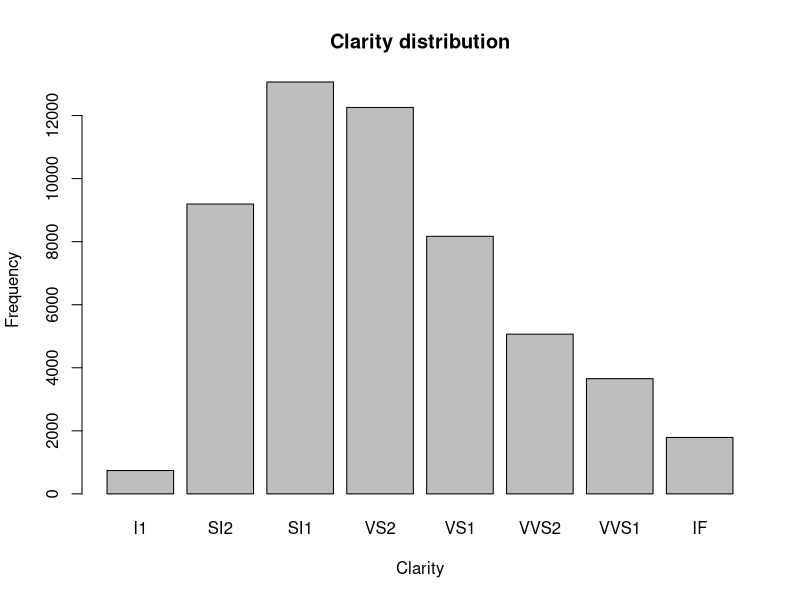
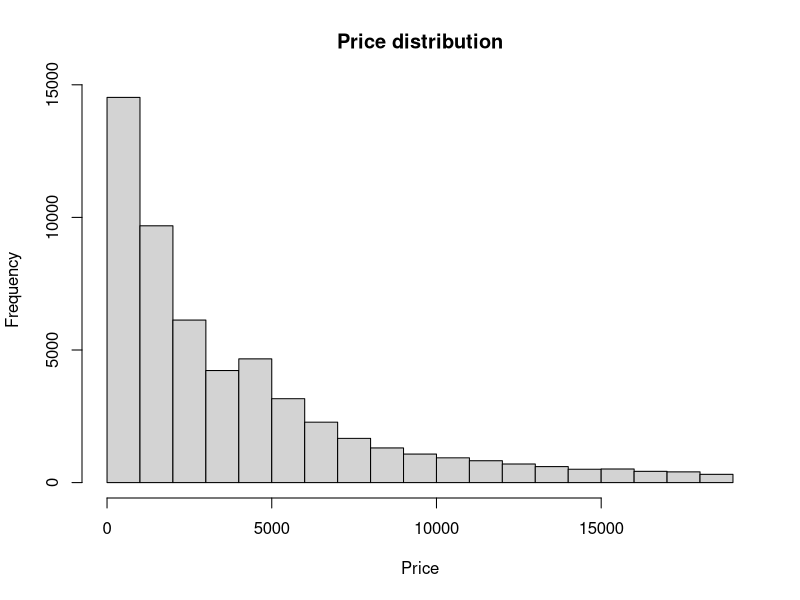
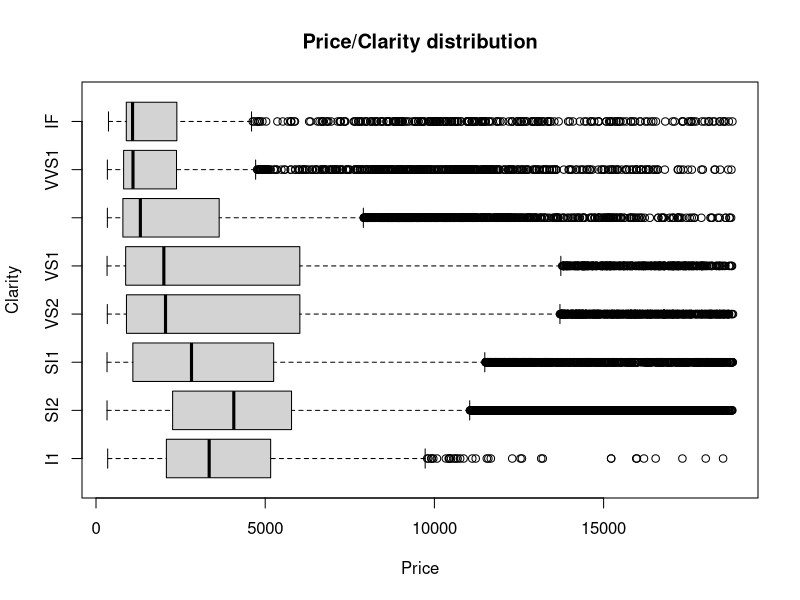
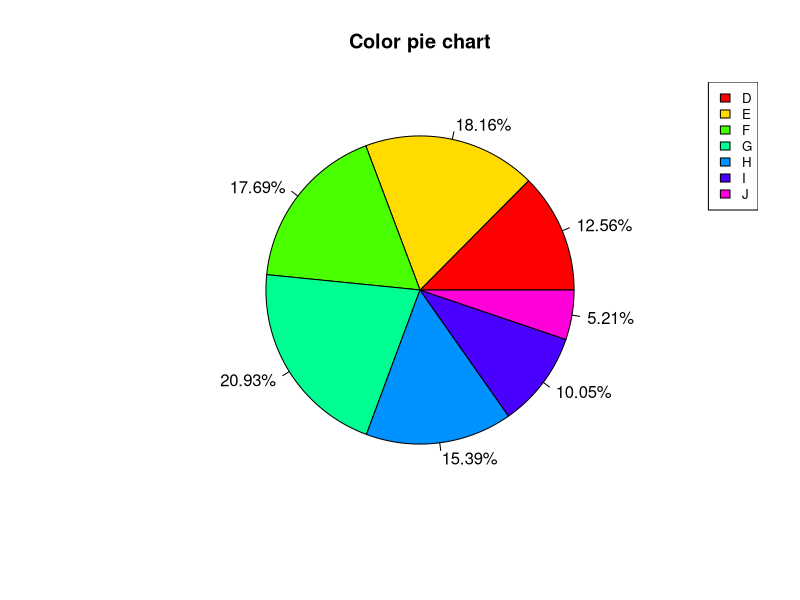
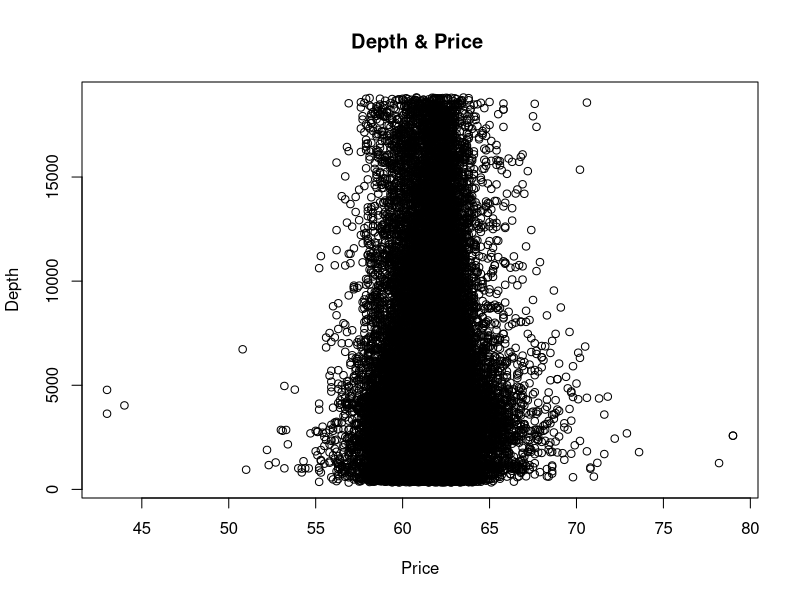

Write the R code that produced these figures, in order.


#a) Printing names and type of attributes in the diamonds dataset
###########################################################################################
#load ggplot2
library(ggplot2)
names(diamonds)
sapply(diamonds,class)
###########################################################################################


#b) histogram for frequency of each clarity group
###########################################################################################
plot(diamonds$clarity, main = "Clarity distribution",xlab = "Clarity", ylab="Frequency")
###########################################################################################


#c) histogram the price distribution
###########################################################################################
hist(diamonds$price, main = "Price distribution",xlab = "Price", ylab="Frequency")
###########################################################################################



#d) histogram for price and clarity relationship
###########################################################################################
PC_plot<-boxplot(diamonds$price ~ diamonds$clarity ,main = "Price/Clarity distribution"
                 ,xlab = "Price", ylab="Clarity",horizontal = TRUE)
#printing the whisker lower reach, Q1,Q2,Q3, and the whisker upper reach
PC_plot$stats
###########################################################################################



#e) Pie chart of distribution of each color
###########################################################################################
pie( table(diamonds$color), labels = paste0(round(100 * table(diamonds$color)/sum(table(diamonds$color)), 2), "%")
     , main = "Color pie chart", col=rainbow(length(levels(diamonds$color))))

legend("topright", levels(diamonds$color), cex = 0.8,fill = rainbow(length(levels(diamonds$color))))
###########################################################################################



#f) plot for price and depth relationship
###########################################################################################
plot(diamonds$depth , diamonds$price ,main = "Depth & Price ",xlab = "Price", ylab="Depth")
###########################################################################################

